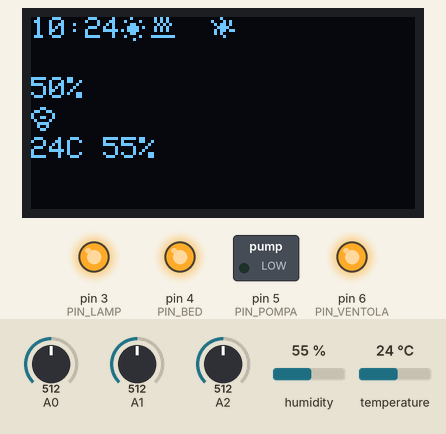
This sketch was run on a simulated Arduino Uno, built with avr-gcc and run on an emulated ATmega328P. Parts: 128×64 one-colour display, switched loads named in the sketch (green lamp = pin HIGH), output pins drawn as LEDs (lit = HIGH). The test bench sets the inputs (shaded band); at power-on: A1 = 512, humidity 55 %, A0 = 512, A2 = 512, temperature 24 °C. The local clock reads 2024-03-15 10:24:30 at power-on unless the sketch sets it; what the sketch prints to the serial monitor is not drawn.

Above: at 1.2 s.
1.3 s: A1 set to 100
7.2 s: A1 set to 89
At 11.8 s:
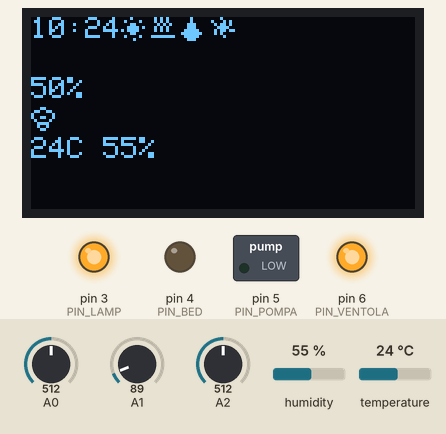
13.1 s: humidity set to 42 %
At 17.6 s:
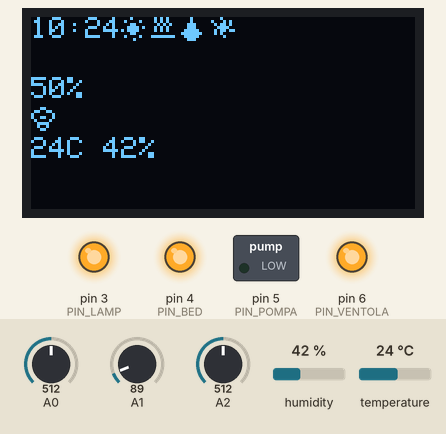
18.5 s: humidity set to 39 %
At 22.6 s:
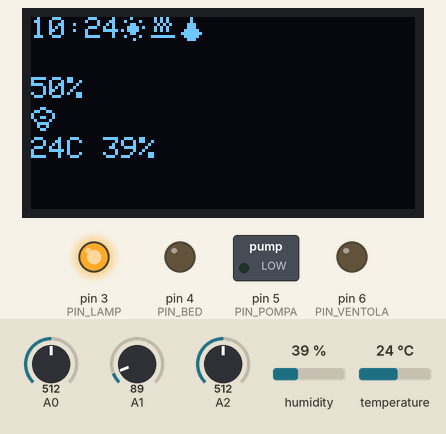
23.5 s: A0 set to 812
At 25.8 s:
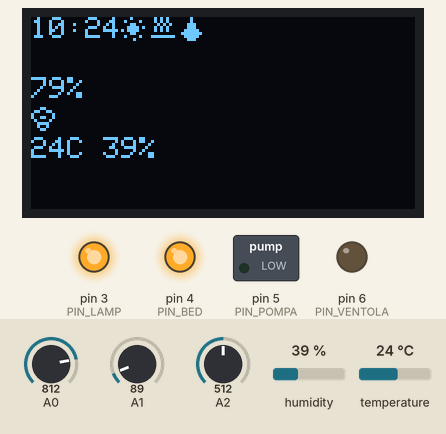
26.5 s: A0 set to 833
At 31.4 s:
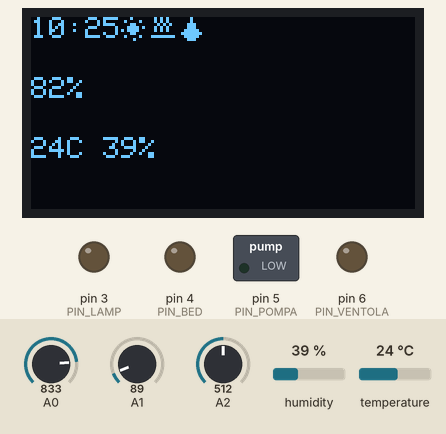
Timing chart, 0 to 66.5 s (numbered marks = the images above; inputs shaded):
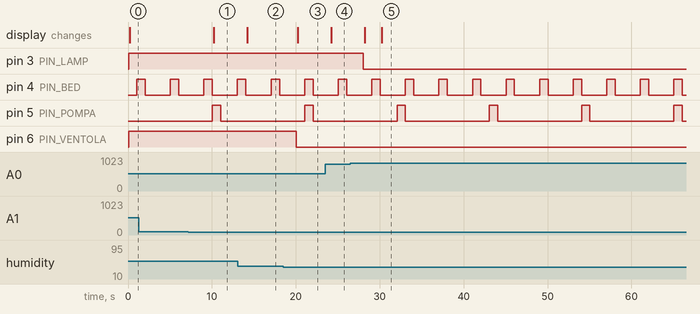

Measured:
- the behaviour switches between 90 and 89 on A1 (found by bisection; images 0 and 1)
- the behaviour switches between 41 and 40 % on humidity (found by bisection; images 2 and 3)
- the behaviour switches between 821 and 822 on A0 (found by bisection; images 4 and 5)
- after the input at 7.2 s, pin 5 (PIN_POMPA): LOW → HIGH after 2.9 s, → LOW 1.0 s later; the display: changes after 3.0 s (image 1)
- after the input at 13.1 s, the display: changes after 1.1 s (image 2)
- after the input at 18.5 s, pin 6 (PIN_VENTOLA): HIGH → LOW after 1.6 s; the display: changes after 1.7 s (image 3)
- after the input at 23.5 s, the display: changes after 0.73 s (image 4)
- after the input at 26.5 s, pin 3 (PIN_LAMP): HIGH → LOW after 1.5 s; the display: first changes after 1.7 s (image 5 shows a later state)

The sketch:

serra-05.ino
```cpp
#include <Wire.h>
#include "RTClib.h"
#include <Adafruit_GFX.h>
#include <Adafruit_SSD1306.h>
#include <SimpleDHT.h>

#define PIN_LAMP 3
#define PIN_BED 4
#define PIN_POMPA 5
#define PIN_VENTOLA 6

#define OLED_RESET     4 // Reset pin # (or -1 if sharing Arduino reset pin)
Adafruit_SSD1306 display(128, 64, &Wire, OLED_RESET);

// real time clock
DS1307 rtc;

//DHT11
SimpleDHT11 dht11(2);
byte temp, hum;
int err = SimpleDHTErrSuccess;

unsigned long t1, dt1, t2, dt2;

int VENTOLA = LOW;

int terra;
int th_terra = 100;
bool POMPA;
unsigned long t4, dt4;
int t_on_pompa = 1000;
int statopompa = LOW;

int tbed;
int th1_bed = 700;
int th2_bed = 660;
bool BED = LOW;
unsigned long t3, dt3;
int t_on_bed = 1000;
int statobed = LOW;

int th1_luce = 80;
int th2_luce = 60;

int mm, hh;
bool GIORNO;
bool LAMP;

int luce = 0;

//icona sole
static const unsigned char PROGMEM logo8_sun_bmp[] =
{ B00010000,
  B01000010,
  B00011000,
  B00111101,
  B10111100,
  B00011000,
  B01000010,
  B00001000 };

static const unsigned char PROGMEM logo8_moon_bmp[] =
{ B00011100,
  B00110010,
  B01100000,
  B11100000,
  B11100000,
  B01100000,
  B00110010,
  B00011100 };

static const unsigned char PROGMEM logo8_light_bmp[] =
{ B00011000,
  B01100110,
  B10000001,
  B10011001,
  B01000010,
  B00111100,
  B00100100,
  B00011000 };

static const unsigned char PROGMEM logo8_bed_bmp[] =
{ B01010100,
  B01010100,
  B00101010,
  B01010100,
  B01010100,
  B00000000,
  B11111111,
  B00000000 };

static const unsigned char PROGMEM logo8_water_bmp[] =
{ B00010000,
  B00010000,
  B00111000,
  B00111000,
  B01111100,
  B11111110,
  B01111100,
  B00111000 };

static const unsigned char PROGMEM logo8_ventola_bmp[] =
{ B00010000,
  B10001010,
  B01011010,
  B00111100,
  B01011011,
  B01010000,
  B00001000,
  B00000000 };

void setup() {
  Serial.begin(9600);

  if(!display.begin(SSD1306_SWITCHCAPVCC, 0x3C)) { // Address 0x3C for 128x32
    Serial.println(F("SSD1306 allocation failed"));
    for(;;);
  }

  if (!rtc.begin()) {
    Serial.println("Errore! Verifica le connesioni dell'RTC!");
    return;
  }
  if (!rtc.isrunning()) {
    Serial.println("Configuro l'ora");
    //Uso l'ora di compilazione dello sketch
    rtc.adjust(DateTime(F(__DATE__), F(__TIME__)));
    // per farlo a mano...
    // January 21, 2014 at 3am you would call
    // rtc.adjust(DateTime(2014, 1, 21, 3, 0, 0));
  }

  display.setTextSize(1);
  display.setTextColor(WHITE);
  display.cp437(true);
  display.clearDisplay();

  pinMode(PIN_LAMP, OUTPUT);  //luce
  pinMode(PIN_BED, OUTPUT);  //piano
  pinMode(PIN_POMPA, OUTPUT);  //pompa
  pinMode(PIN_VENTOLA, OUTPUT);

  digitalWrite(PIN_POMPA, LOW);
  digitalWrite(PIN_VENTOLA, LOW);

  leggiOra();
  leggiLuce();
  leggiTemperaturaBed();
  leggiTerra();
  leggiAmbiente();
}

void loop() {
  /**
   * TIMER
   */
  dt1 = millis() - t1;
  if (dt1 >= 2000) {
    t1 = millis();
    leggiLuce();
    leggiOra();
    leggiTemperaturaBed();
    leggiTerra();
    leggiAmbiente();
  }

  dt2 = millis() - t2;
  if (dt2 >= 200) {
    t2 = millis();
    aggiornaDisplay(luce);
  }

  if (BED) {
    //se devo scaldare il piano attivo un processo
    //che accende e spegne di continuo il piano
    dt3 = millis() - t3;
    if (dt3 >= t_on_bed) {
      t3 = millis();
      statobed = !statobed;
      if (statobed) {
        digitalWrite(PIN_BED, HIGH);
        t_on_bed = 1000;
      } else {
        digitalWrite(PIN_BED, LOW);
        t_on_bed = 3000;
      }
    }
  } else {
    digitalWrite(PIN_BED, LOW);
  }

  if (POMPA) {
    dt4 = millis() - t4;
    if (dt4 >= t_on_pompa) {
      t4 = millis();
      statopompa = !statopompa;
      if (statopompa) {
        digitalWrite(PIN_POMPA, HIGH);
        t_on_pompa = 1000;
      } else {
        digitalWrite(PIN_POMPA, LOW);
        t_on_pompa = 10000;
      }
    }
  }

  digitalWrite(PIN_VENTOLA, VENTOLA);

  digitalWrite(PIN_LAMP, LAMP);

}

void leggiAmbiente(){
  if ((err = dht11.read(&temp, &hum, NULL)) != SimpleDHTErrSuccess) {
    temp = 0;
    hum = 0;
  }

  if (GIORNO && (hum > 40)) {
    VENTOLA = HIGH;
  } else {
    VENTOLA = LOW;
    digitalWrite(PIN_VENTOLA, LOW);
  }
}

void leggiTemperaturaBed(){
  for (int i = 0; i < 10; i++) {
    tbed += analogRead(A2);
  }
  tbed = tbed / 10;
  tbed = map(tbed, 0, 1024, 1024, 0);

  if (tbed < th1_bed) {  //tbed dimininuisce con la temp!
      BED = HIGH;
  } else if (tbed > th2_bed) {
      BED = LOW;
      digitalWrite(PIN_BED, LOW);
  }
}

void leggiLuce() {
  for (int i = 0; i < 10; i++) {
    luce += analogRead(A0);
  }
  luce = luce / 10;
  luce = map (luce, 0, 1024, 0, 100);

  if (GIORNO) {
    if (luce > th1_luce) {
      LAMP = LOW;
      digitalWrite(PIN_LAMP, LOW);
    } else if (luce < th2_luce) {
      LAMP = HIGH;
    }
  } else {
    LAMP = LOW;
    digitalWrite(PIN_LAMP, LOW);
  }
}

void leggiTerra(){
  for (int i = 0; i < 10; i++) {
    terra += analogRead(A1);
  }
  terra = terra / 10;
  Serial.println(terra);
  if (GIORNO) {
    if (terra < th_terra)  {
      POMPA = HIGH;
    } else  {
      POMPA = LOW;
      digitalWrite(PIN_POMPA, LOW);
    }
  } else {
    POMPA = LOW;
    digitalWrite(PIN_POMPA, LOW);
  }
}

void leggiOra(){
  DateTime now = rtc.now();
  hh = now.hour();
  mm = now.minute();

  if ((hh >= 6) && (hh < 22)) {
    GIORNO = true;
  } else {
    GIORNO = false;
  }

}

void aggiornaDisplay(int luce) {
  display.clearDisplay();

  //ore e minuti
  display.setCursor(0, 0);
  display.print(hh);
  display.print(":");
  display.print(mm);

  display.setCursor(0, 20);
  display.print(luce);
  display.print("%");
  if (GIORNO) {
    display.drawBitmap(30, 0,  logo8_sun_bmp, 8, 8, 1);
  } else {
    display.drawBitmap(30, 0,  logo8_moon_bmp, 8, 8, 1);
  }
  if (LAMP) {
    display.drawBitmap(0, 30,  logo8_light_bmp, 8, 8, 1);
  }
  if (BED) {
    display.drawBitmap(40, 0,  logo8_bed_bmp, 8, 8, 1);
  }
  if (POMPA) {
    display.drawBitmap(50, 0,  logo8_water_bmp, 8, 8, 1);
  }
  if (VENTOLA) {
    display.drawBitmap(60, 0,  logo8_ventola_bmp, 8, 8, 1);
  }

  display.setCursor(0, 40);
  display.print(temp);
  display.print("C ");
  display.print(hum);
  display.print("% ");


  display.display();
}
```
